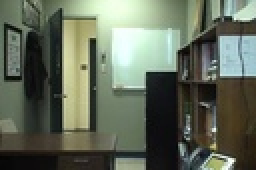
%> input picture final_project_codes/office1.jpg, 128 x 85 px, shrunk from 360 x 240 before the run (shown 2 times larger)
$ octave fuzzycmenas_kmeans_with_errordetection.m   (GNU Octave 9; MATLAB toolbox functions it lacks are replaced by stand-ins)
%> lines starting %> are read from the running program, lines starting %| are printed output that depends on the picture; in (x1, y1, x2, y2) boxes, pixels count from 0 and x2, y2 are one past the last pixel; in counts of white or black regions, pixels touching at a corner belong together; the program's own positions count from 1
clc;
close all;
clear all;
I1=imread('office1.jpg');
%> I1 is the input picture: size 85x128x3 uint8; mean R, G, B 99.2, 107.1, 91.1
I2=imread('office000750.jpg');
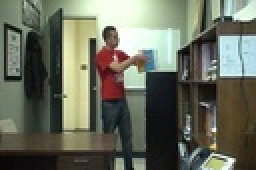
%> input picture final_project_codes/office000750.jpg, 128 x 85 px, shrunk from 360 x 240 before the run (shown 2 times larger)
%> I2 is the input picture: size 85x128x3 uint8; mean R, G, B 104.7, 108.5, 93.8
i3=rgb2gray(I1);
i4=rgb2gray(I2);
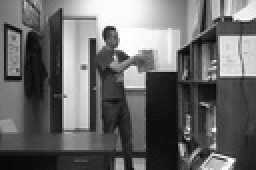
%> i4: size 85x128 uint8 (shown 2 times larger); min 6, max 255, mean 105.7
i1=i3;
i2=i4;
%i1=i3(501:700,501:700);
%i2=i4(501:700,501:700);

[m,n]=size(i1);
%> m = 85; n = 128
ds=(i1-i2);
for i=1:m
    for j=1:n
        temp=abs(log(double(i2(i,j)+1))-log(double(i1(i,j)+1)));
        dl(i,j)=(temp);
    end
end
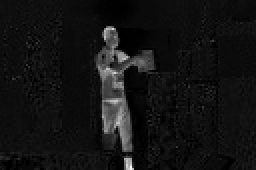
%> dl: size 85x128 double (shown 2 times larger); min 0, max 2.44, mean 0.188; drawn with min black and max white


dlm = medfilt2(dl, [3 3]);

kernel = ones(11, 11) / (11*11);

J = conv2(ds, kernel, 'same');
J1=(J);

h = fspecial('average',[11 11]);

J2=conv2(ds,h,'same');
J3=uint8(J2);
%froundtruth
ground_trth=imread('officegt000750.png');
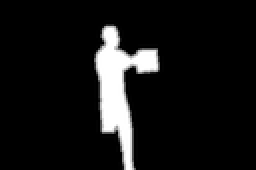
%> input picture final_project_codes/officegt000750.png, 128 x 85 px, shrunk from 360 x 240 before the run (shown 2 times larger)
%> ground_trth is the input picture: size 85x128x3 uint8; min 0, max 255, mean 21.2
grnd_normalized=double(ground_trth/256);
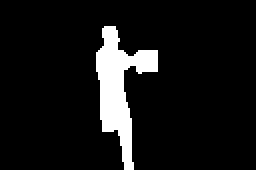
%> grnd_normalized: size 85x128x3 double (shown 2 times larger); values 0 (black) and 1 (white), 8.5% white; 1 white region, box (x1, y1, x2, y2) and area: (48, 13, 79, 85) 920

r_max=10;
%initialization
a_true_positive=zeros(r_max,1);
a_true_negative=zeros(r_max,1);
a_false_positive=zeros(r_max,1);
a_false_negative=zeros(r_max,1);

hit_rate=zeros(r_max,1);
miss_rate_alarms=zeros(r_max,1);
false_alarms_rate=zeros(r_max,1);
overall_error=zeros(r_max,1);
k=zeros(r_max,1);

alpha3=zeros(11,1);
alpha3(1,1)=0;
for i=1:1:10
alpha2=0.1*i;
alpha3(i+1,1)=alpha2;
end

for index=1:1:11

alpha=alpha3(index,1);
D=(alpha*J1)+((1-alpha)*dlm);
D_re=double(reshape(D,m*n,1));
[center,U,obj_fcn] = fcm(D_re,2);
center1=transpose(center);
U2=transpose(U);
U3=kmeans(U2,2);
fcmkmns2=reshape(U3,m,n);
figure();imshow(fcmkmns2,gray(2));
%floc = 'H:\final project2\output_pictures';
%saveas(gcf, fullfile(floc, num2str(alpha*10)), 'jpeg');

%figure;imshow(i1);
%figure;imshow(i2);
cdi2=fcmkmns2;
[m,n]=size(cdi2);
% [6 lines of commented-out code are left out]

true_positive=0;
true_negative=0;
false_positive=0;
false_negative=0;
for i=1:1:m
    for j=1:1:n

        t2=cdi2(i,j);
        t1=grnd_normalized(i,j);

        if t1==1 && t2==2
            true_positive= true_positive+1;
        elseif t1==0 && t2==1
            true_negative=true_negative+1;
        elseif t1 == 0 && t2==2
            false_positive=false_positive+1;
        elseif t1==1 && t2==1
            false_negative=false_negative+1;
        else
           disp('!!!error!!');
        end

    end
end

a_true_positive(index)=true_positive;
a_true_negative(index)=true_negative;
a_false_positive(index)=false_positive;
a_false_negative(index)=false_negative;
hit_rate(index)=true_positive*100/(true_positive+false_negative);
miss_rate_alarms(index)=false_negative*100/(false_negative+true_positive);
false_alarms_rate(index)=false_positive*100/(false_positive+true_positive);
overall_error(index)=false_negative+false_positive;

%cohen calculation
Po=(true_positive+true_negative)/(true_positive+true_negative+false_positive+false_negative);
Aa=(true_positive+false_positive)*(true_positive+false_negative)/(true_positive+true_negative+false_positive+false_negative);
Bb=(true_negative+false_positive)*(true_negative+false_negative)/(true_positive+true_negative+false_positive+false_negative);
Pe=(Aa+Bb)/(true_positive+true_negative+false_positive+false_negative);

k(index)=(Po-Pe)/(1-Pe);

end
%> this loop made 11 passes
%> (center1, Po, Aa, Bb, Pe) on passes 1 to 11: ([0.128 0.93], 0.985, 64.94, 9256.9, 0.857), ([0.244 7.04], 0.981, 89.04, 8996, 0.835), ([13.23 0.348], 0.977, 92, 8964, 0.832), ([0.452 19.43], 0.975, 92.59, 8957.6, 0.832), ([0.557 25.64], 0.973, 92.93, 8953.9, 0.832), ([0.661 31.84], 0.973, 92.93, 8953.9, 0.832), ([0.765 38.04], 0.973, 93.01, 8953, 0.831), ([0.869 44.25], 0.973, 93.27, 8950.3, 0.831), ([0.973 50.45], 0.973, 93.27, 8950.3, 0.831), ([56.66 1.08], 0.973, 93.18, 8951.2, 0.831), ([62.86 1.18], 0.973, 93.35, 8949.4, 0.831)
%> pass 1, `fcmkmns2=reshape(U3,m,n);`:
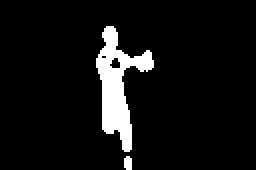
%> fcmkmns2: size 85x128 double (shown 2 times larger); values 1 (black) and 2 (white), 7.1% white; 2 white regions, box (x1, y1, x2, y2) and area: (48, 13, 77, 76) 743, (62, 78, 66, 85) 25
%> after the loop, a_false_negative = [156; 38; 42; 47; 55; 55; 55; 53; 53; 54; 54]; a_false_positive = [4; 171; 210; 222; 234; 234; 235; 236; 236; 236; 238]; a_true_negative = [9956; 9789; 9750; 9738; 9726; 9726; 9725; 9724; 9724; 9724; 9722]; a_true_positive = [764; 882; 878; 873; 865; 865; 865; 867; 867; 866; 866]; false_alarms_rate = [0.521; 16.24; 19.3; 20.27; 21.29; 21.29; 21.36; 21.4; 21.4; 21.42; 21.56]; hit_rate = [83.04; 95.87; 95.43; 94.89; 94.02; 94.02; 94.02; 94.24; 94.24; 94.13; 94.13]; k = [0.897; 0.884; 0.862; 0.853; 0.842; 0.842; 0.842; 0.843; 0.843; 0.842; 0.841]; miss_rate_alarms = [16.96; 4.13; 4.57; 5.11; 5.98; 5.98; 5.98; 5.76; 5.76; 5.87; 5.87]; overall_error = [160; 209; 252; 269; 289; 289; 290; 289; 289; 290; 292]

%plot(alpha3(1:11),a_false_positive(1:11));
figure();plot(alpha3(1:11),a_false_positive(1:11),alpha3(1:11),a_false_negative(1:11),alpha3(1:11),overall_error(1:11));
ylabel('performance evaluation');xlabel('alpha');
legend('false alarm','missed alarm','overall error');
%> figure, not shown here; curve peaks at x = 1, y = 238; curve peaks at x = 0, y = 156; curve peaks at x = 1, y = 292

figure();plot(alpha3(1:11),k(1:11));
ylabel('kappa index');xlabel('alpha');
%> after `xlabel('alpha')`:
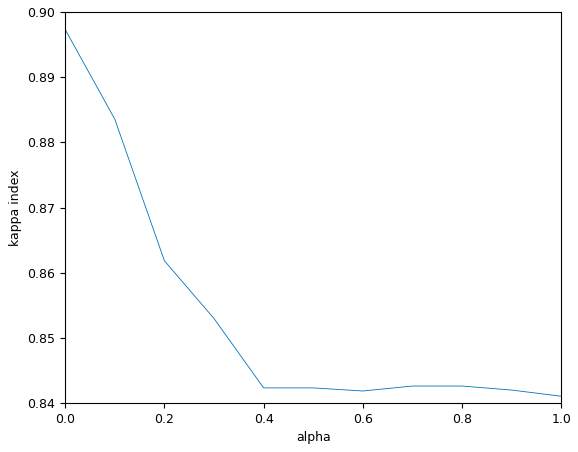
%> figure redrawn from the program's plot data; curve peaks at x = 0, y = 0.897
